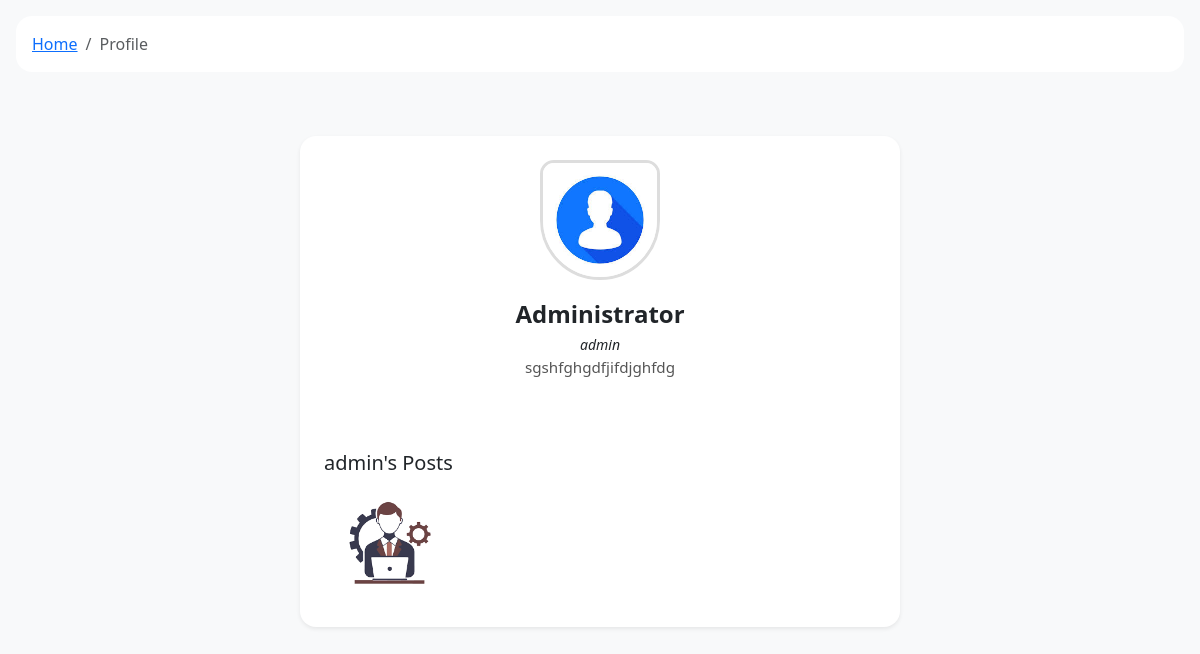
Page /auth/user_profile.php?user_id=1 on the committed database.
### tables this page shows
CREATE TABLE `users` (
  `id` int(11) NOT NULL,
  `username` varchar(50) NOT NULL,
  `fullname` varchar(255) NOT NULL,
  `email` varchar(100) NOT NULL,
  `password` varchar(255) NOT NULL,
  `avatar` varchar(255) DEFAULT NULL,
  `bio` text,
  `created_at` timestamp NOT NULL DEFAULT CURRENT_TIMESTAMP
);

CREATE TABLE `posts` (
  `id` int(11) NOT NULL,
  `user_id` int(11) DEFAULT NULL,
  `title` varchar(255) DEFAULT NULL,
  `content` text,
  `image` varchar(255) DEFAULT NULL,
  `created_at` timestamp NOT NULL DEFAULT CURRENT_TIMESTAMP
);

### auth/user_profile.php (the view, shortened to what this page needs)
<?php
require "../db.php";
$viewUserId = $_GET['user_id'] ?? null;
$user = $conn->query("SELECT * FROM users WHERE id=$viewUserId")->fetch_assoc();
$avatar = $user['avatar'] ?: '../uploads/avatar/defult_profile.jpeg';
$bio = $user['bio'] ?: 'This user hasn’t written a bio yet.';
$username = htmlspecialchars($user['username']);
$name = htmlspecialchars($user['fullname'] ?? 'Unknown');
$posts = $conn->query("SELECT * FROM posts WHERE user_id=$viewUserId ORDER BY created_at DESC");
?>
<!DOCTYPE html>
<html lang="en">
<head>
<link href="https://cdn.jsdelivr.net/npm/bootstrap@5.3.2/dist/css/bootstrap.min.css" rel="stylesheet">
<link rel="stylesheet" href="../css/style.css">
</head>
<body class="bg-light">
<section class="ui-section">
  <nav class="bg-white p-3 rounded-4 m-3">
    <ol class="breadcrumb mb-0">
      <li class="breadcrumb-item"><a href="../posts/index.php">Home</a></li>
      <li class="breadcrumb-item active">Profile</li>
    </ol>
  </nav>
</section>
<div class="container py-5">
  <div class="card shadow-sm p-4 rounded-4 mx-auto" style="max-width:600px;">
    <div class="profile-header">
      <img src="<?= $avatar ?>" alt="Avatar" class="profile-avatar mb-2">
      <div class="profile-username"><?= $name ?></div>
      <div class=""><small><i><?= $username ?></i></small></div>
      <div class="profile-bio"><?= htmlspecialchars($bio) ?></div>
    </div>
    <h5 class="mt-4 mb-2"><?= $username ?>'s Posts</h5>
    <div class="posts-grid">
      <?php if ($posts->num_rows > 0): ?>
        <?php while($post = $posts->fetch_assoc()): ?>
          <?php if($post['image']): ?>
            <img src="<?= $post['image'] ?>" alt="Post">
          <?php endif; ?>
        <?php endwhile; ?>
      <?php else: ?>
        <p class="text-muted text-center">No posts yet.</p>
      <?php endif; ?>
    </div>
  </div>
</div>
</body>
</html>

### css/style.css (style rules this page uses)
body { background-color: #f8f9fa; font-family: system-ui, -apple-system, BlinkMacSystemFont, sans-serif; }
.card { border: none; border-radius: 14px; box-shadow: 0 10px 25px rgba(0,0,0,0.06); }
.card img { border-top-left-radius: 14px; border-top-right-radius: 14px; max-height: 380px; object-fit: cover; }

### auth/user_profile.php (style rules this page uses)
.profile-header { text-align: center; margin-bottom: 2rem; }
.profile-avatar { width: 120px; height: 120px; object-fit: cover; border-radius: 50%; border: 3px solid #ddd; }
.profile-username { font-size: 1.5rem; font-weight: 600; margin-top: 0.5rem; }
.profile-bio { font-size: 0.95rem; color: #555; margin-bottom: 1rem; }
.posts-grid { display: grid; grid-template-columns: repeat(auto-fill, minmax(120px, 1fr)); gap: 8px; }
.posts-grid img { width: 100%; height: 120px; object-fit: cover; border-radius: 8px; }

### rows in the picture
users: fullname "Administrator", username "admin", bio "sgshfghgdfjifdjghfdg"
posts: image (picture)
